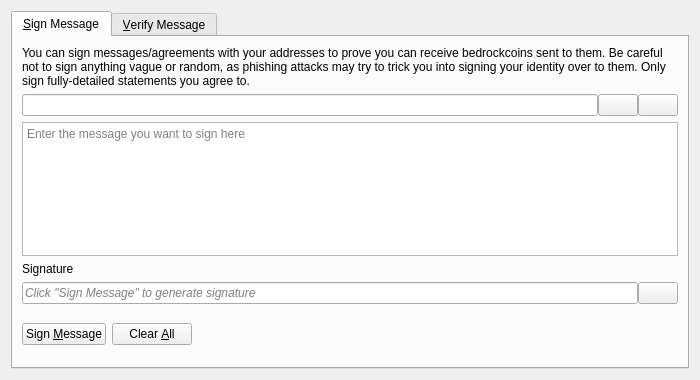
<?xml version="1.0" encoding="UTF-8"?>
<ui version="4.0">
 <class>SignVerifyMessageDialog</class>
 <widget class="QDialog" name="SignVerifyMessageDialog">
  <property name="geometry">
   <rect>
    <x>0</x>
    <y>0</y>
    <width>700</width>
    <height>380</height>
   </rect>
  </property>
  <property name="windowTitle">
   <string>Signatures - Sign / Verify a Message</string>
  </property>
  <property name="modal">
   <bool>true</bool>
  </property>
  <layout class="QVBoxLayout" name="verticalLayout">
   <item>
    <widget class="QTabWidget" name="tabWidget">
     <property name="currentIndex">
      <number>0</number>
     </property>
     <widget class="QWidget" name="tabSignMessage">
      <attribute name="title">
       <string>&amp;Sign Message</string>
      </attribute>
      <layout class="QVBoxLayout" name="verticalLayout_SM">
       <item>
        <widget class="QLabel" name="infoLabel_SM">
         <property name="text">
          <string>You can sign messages/agreements with your addresses to prove you can receive bedrockcoins sent to them. Be careful not to sign anything vague or random, as phishing attacks may try to trick you into signing your identity over to them. Only sign fully-detailed statements you agree to.</string>
         </property>
         <property name="textFormat">
          <enum>Qt::PlainText</enum>
         </property>
         <property name="wordWrap">
          <bool>true</bool>
         </property>
        </widget>
       </item>
       <item>
        <layout class="QHBoxLayout" name="horizontalLayout_1_SM">
         <property name="spacing">
          <number>0</number>
         </property>
         <item>
          <widget class="QValidatedLineEdit" name="addressIn_SM">
           <property name="toolTip">
            <string>The BedrockCoin address to sign the message with</string>
           </property>
          </widget>
         </item>
         <item>
          <widget class="QPushButton" name="addressBookButton_SM">
           <property name="toolTip">
            <string>Choose previously used address</string>
           </property>
           <property name="text">
            <string/>
           </property>
           <property name="icon">
            <iconset resource="../bitcoin.qrc">
             <normaloff>:/icons/address-book</normaloff>:/icons/address-book</iconset>
           </property>
           <property name="shortcut">
            <string>Alt+A</string>
           </property>
           <property name="autoDefault">
            <bool>false</bool>
           </property>
          </widget>
         </item>
         <item>
          <widget class="QPushButton" name="pasteButton_SM">
           <property name="toolTip">
            <string>Paste address from clipboard</string>
           </property>
           <property name="text">
            <string/>
           </property>
           <property name="icon">
            <iconset resource="../bitcoin.qrc">
             <normaloff>:/icons/editpaste</normaloff>:/icons/editpaste</iconset>
           </property>
           <property name="shortcut">
            <string>Alt+P</string>
           </property>
           <property name="autoDefault">
            <bool>false</bool>
           </property>
          </widget>
         </item>
        </layout>
       </item>
       <item>
        <widget class="QPlainTextEdit" name="messageIn_SM">
         <property name="toolTip">
          <string>Enter the message you want to sign here</string>
         </property>
         <property name="placeholderText">
          <string>Enter the message you want to sign here</string>
         </property>
        </widget>
       </item>
       <item>
        <widget class="QLabel" name="signatureLabel_SM">
         <property name="text">
          <string>Signature</string>
         </property>
         <property name="textFormat">
          <enum>Qt::PlainText</enum>
         </property>
        </widget>
       </item>
       <item>
        <layout class="QHBoxLayout" name="horizontalLayout_2_SM">
         <property name="spacing">
          <number>0</number>
         </property>
         <item>
          <widget class="QLineEdit" name="signatureOut_SM">
           <property name="placeholderText">
            <string>Click "Sign Message" to generate signature</string>
           </property>
           <property name="font">
            <font>
             <italic>true</italic>
            </font>
           </property>
           <property name="readOnly">
            <bool>true</bool>
           </property>
          </widget>
         </item>
         <item>
          <widget class="QPushButton" name="copySignatureButton_SM">
           <property name="toolTip">
            <string>Copy the current signature to the system clipboard</string>
           </property>
           <property name="text">
            <string/>
           </property>
           <property name="icon">
            <iconset resource="../bitcoin.qrc">
             <normaloff>:/icons/editcopy</normaloff>:/icons/editcopy</iconset>
           </property>
           <property name="autoDefault">
            <bool>false</bool>
           </property>
          </widget>
         </item>
        </layout>
       </item>
       <item>
        <layout class="QHBoxLayout" name="horizontalLayout_3_SM">
         <item>
          <widget class="QPushButton" name="signMessageButton_SM">
           <property name="toolTip">
            <string>Sign the message to prove you own this BedrockCoin address</string>
           </property>
           <property name="text">
            <string>Sign &amp;Message</string>
           </property>
           <property name="icon">
            <iconset resource="../bitcoin.qrc">
             <normaloff>:/icons/edit</normaloff>:/icons/edit</iconset>
           </property>
           <property name="autoDefault">
            <bool>false</bool>
           </property>
          </widget>
         </item>
         <item>
          <widget class="QPushButton" name="clearButton_SM">
           <property name="toolTip">
            <string>Reset all sign message fields</string>
           </property>
           <property name="text">
            <string>Clear &amp;All</string>
           </property>
           <property name="icon">
            <iconset resource="../bitcoin.qrc">
             <normaloff>:/icons/remove</normaloff>:/icons/remove</iconset>
           </property>
           <property name="autoDefault">
            <bool>false</bool>
           </property>
          </widget>
         </item>
         <item>
          <spacer name="horizontalSpacer_1_SM">
           <property name="orientation">
            <enum>Qt::Horizontal</enum>
           </property>
           <property name="sizeHint" stdset="0">
            <size>
             <width>40</width>
             <height>48</height>
            </size>
           </property>
          </spacer>
         </item>
         <item>
          <widget class="QLabel" name="statusLabel_SM">
           <property name="font">
            <font>
             <weight>75</weight>
             <bold>true</bold>
            </font>
           </property>
           <property name="text">
            <string/>
           </property>
           <property name="wordWrap">
            <bool>true</bool>
           </property>
          </widget>
         </item>
         <item>
          <spacer name="horizontalSpacer_2_SM">
           <property name="orientation">
            <enum>Qt::Horizontal</enum>
           </property>
           <property name="sizeHint" stdset="0">
            <size>
             <width>40</width>
             <height>48</height>
            </size>
           </property>
          </spacer>
         </item>
        </layout>
       </item>
      </layout>
     </widget>
     <widget class="QWidget" name="tabVerifyMessage">
      <attribute name="title">
       <string>&amp;Verify Message</string>
      </attribute>
      <layout class="QVBoxLayout" name="verticalLayout_VM">
       <item>
        <widget class="QLabel" name="infoLabel_VM">
         <property name="text">
          <string>Enter the receiver's address, message (ensure you copy line breaks, spaces, tabs, etc. exactly) and signature below to verify the message. Be careful not to read more into the signature than what is in the signed message itself, to avoid being tricked by a man-in-the-middle attack. Note that this only proves the signing party receives with the address, it cannot prove sendership of any transaction!</string>
         </property>
         <property name="textFormat">
          <enum>Qt::PlainText</enum>
         </property>
         <property name="alignment">
          <set>Qt::AlignLeading|Qt::AlignLeft|Qt::AlignTop</set>
         </property>
         <property name="wordWrap">
          <bool>true</bool>
         </property>
        </widget>
       </item>
       <item>
        <layout class="QHBoxLayout" name="horizontalLayout_1_VM">
         <property name="spacing">
          <number>0</number>
         </property>
         <item>
          <widget class="QValidatedLineEdit" name="addressIn_VM">
           <property name="toolTip">
            <string>The BedrockCoin address the message was signed with</string>
           </property>
          </widget>
         </item>
         <item>
          <widget class="QPushButton" name="addressBookButton_VM">
           <property name="toolTip">
            <string>Choose previously used address</string>
           </property>
           <property name="text">
            <string/>
           </property>
           <property name="icon">
            <iconset resource="../bitcoin.qrc">
             <normaloff>:/icons/address-book</normaloff>:/icons/address-book</iconset>
           </property>
           <property name="shortcut">
            <string>Alt+A</string>
           </property>
           <property name="autoDefault">
            <bool>false</bool>
           </property>
          </widget>
         </item>
        </layout>
       </item>
       <item>
        <widget class="QPlainTextEdit" name="messageIn_VM">
          <property name="toolTip">
            <string>The signed message to verify</string>
          </property>
          <property name="placeholderText">
            <string>The signed message to verify</string>
          </property>
        </widget>
       </item>
       <item>
        <widget class="QValidatedLineEdit" name="signatureIn_VM">
          <property name="toolTip">
            <string>The signature given when the message was signed</string>
          </property>
          <property name="placeholderText">
            <string>The signature given when the message was signed</string>
          </property>
        </widget>
       </item>
       <item>
        <layout class="QHBoxLayout" name="horizontalLayout_2_VM">
         <item>
          <widget class="QPushButton" name="verifyMessageButton_VM">
           <property name="toolTip">
            <string>Verify the message to ensure it was signed with the specified BedrockCoin address</string>
           </property>
           <property name="text">
            <string>Verify &amp;Message</string>
           </property>
           <property name="icon">
            <iconset resource="../bitcoin.qrc">
             <normaloff>:/icons/transaction_0</normaloff>:/icons/transaction_0</iconset>
           </property>
           <property name="autoDefault">
            <bool>false</bool>
           </property>
          </widget>
         </item>
         <item>
          <widget class="QPushButton" name="clearButton_VM">
           <property name="toolTip">
            <string>Reset all verify message fields</string>
           </property>
           <property name="text">
            <string>Clear &amp;All</string>
           </property>
           <property name="icon">
            <iconset resource="../bitcoin.qrc">
             <normaloff>:/icons/remove</normaloff>:/icons/remove</iconset>
           </property>
           <property name="autoDefault">
            <bool>false</bool>
           </property>
          </widget>
         </item>
         <item>
          <spacer name="horizontalSpacer_1_VM">
           <property name="orientation">
            <enum>Qt::Horizontal</enum>
           </property>
           <property name="sizeHint" stdset="0">
            <size>
             <width>40</width>
             <height>48</height>
            </size>
           </property>
          </spacer>
         </item>
         <item>
          <widget class="QLabel" name="statusLabel_VM">
           <property name="font">
            <font>
             <weight>75</weight>
             <bold>true</bold>
            </font>
           </property>
           <property name="text">
            <string/>
           </property>
           <property name="wordWrap">
            <bool>true</bool>
           </property>
          </widget>
         </item>
         <item>
          <spacer name="horizontalSpacer_2_VM">
           <property name="orientation">
            <enum>Qt::Horizontal</enum>
           </property>
           <property name="sizeHint" stdset="0">
            <size>
             <width>40</width>
             <height>48</height>
            </size>
           </property>
          </spacer>
         </item>
        </layout>
       </item>
      </layout>
     </widget>
    </widget>
   </item>
  </layout>
 </widget>
 <customwidgets>
  <customwidget>
   <class>QValidatedLineEdit</class>
   <extends>QLineEdit</extends>
   <header>qt/qvalidatedlineedit.h</header>
  </customwidget>
 </customwidgets>
 <resources>
  <include location="../bitcoin.qrc"/>
 </resources>
 <connections/>
</ui>
